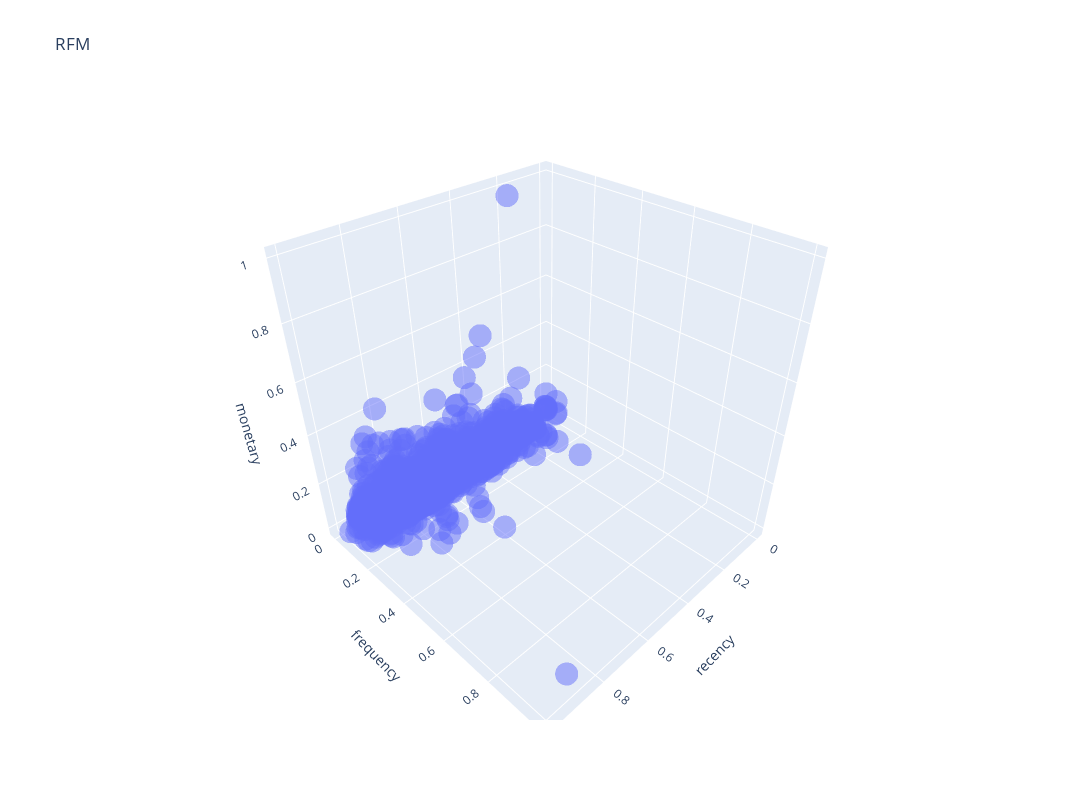

This figure's notebook cell:
### Markdown cell above
## Check RFM Normalised data

### Code cell
show_3d(df_norm, "recency", "frequency", "monetary")

### Figure 1 — Plotly figure (JSON) as saved in the notebook; plotly's stock layout.template omitted (floating-point values rounded to 4 significant figures; data arrays with more than 128 entries replaced by an {"elided": "..."} marker saying what was removed)
{"data": [{"hovertemplate": "recency=%{x}<br>frequency=%{y}<br>monetary=%{z}<extra></extra>", "legendgroup": "", "marker": {"color": "#636efa", "opacity": 0.5, "symbol": "circle"}, "mode": "markers", "name": "", "scene": "scene", "showlegend": false, "type": "scatter3d", "x": {"elided": "5994 float values"}, "y": {"elided": "5994 float values"}, "z": {"elided": "5994 float values"}}], "layout": {"height": 800, "legend": {"tracegroupgap": 0}, "scene": {"domain": {"x": [0, 1], "y": [0, 1]}, "xaxis": {"title": {"text": "recency"}}, "yaxis": {"title": {"text": "frequency"}}, "zaxis": {"title": {"text": "monetary"}}}, "title": {"text": "RFM"}, "width": 1200}}
